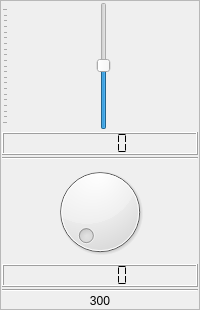
                     <widget class="QFrame" name="verticalFrame_14">
                      <property name="frameShape">
                       <enum>QFrame::StyledPanel</enum>
                      </property>
                      <layout class="QVBoxLayout" name="verticalLayout_13">
                       <property name="spacing">
                        <number>2</number>
                       </property>
                       <property name="leftMargin">
                        <number>1</number>
                       </property>
                       <property name="topMargin">
                        <number>1</number>
                       </property>
                       <property name="rightMargin">
                        <number>1</number>
                       </property>
                       <property name="bottomMargin">
                        <number>1</number>
                       </property>
                       <item>
                        <widget class="QSlider" name="eq_sld_9">
                         <property name="sizePolicy">
                          <sizepolicy hsizetype="Preferred" vsizetype="Expanding">
                           <horstretch>0</horstretch>
                           <verstretch>0</verstretch>
                          </sizepolicy>
                         </property>
                         <property name="minimumSize">
                          <size>
                           <width>0</width>
                           <height>128</height>
                          </size>
                         </property>
                         <property name="minimum">
                          <number>-300</number>
                         </property>
                         <property name="maximum">
                          <number>300</number>
                         </property>
                         <property name="singleStep">
                          <number>10</number>
                         </property>
                         <property name="value">
                          <number>1</number>
                         </property>
                         <property name="orientation">
                          <enum>Qt::Vertical</enum>
                         </property>
                         <property name="tickPosition">
                          <enum>QSlider::TicksAbove</enum>
                         </property>
                         <property name="tickInterval">
                          <number>30</number>
                         </property>
                        </widget>
                       </item>
                       <item>
                        <widget class="QLCDNumber" name="lcdNumber_80">
                         <property name="smallDecimalPoint">
                          <bool>true</bool>
                         </property>
                         <property name="segmentStyle">
                          <enum>QLCDNumber::Flat</enum>
                         </property>
                        </widget>
                       </item>
                       <item>
                        <widget class="Line" name="line_60">
                         <property name="orientation">
                          <enum>Qt::Horizontal</enum>
                         </property>
                        </widget>
                       </item>
                       <item>
                        <widget class="QDial" name="dial_9">
                         <property name="maximumSize">
                          <size>
                           <width>16777215</width>
                           <height>16777215</height>
                          </size>
                         </property>
                         <property name="minimum">
                          <number>1</number>
                         </property>
                         <property name="maximum">
                          <number>500</number>
                         </property>
                         <property name="singleStep">
                          <number>10</number>
                         </property>
                        </widget>
                       </item>
                       <item>
                        <widget class="QLCDNumber" name="lcdNumber_39">
                         <property name="smallDecimalPoint">
                          <bool>true</bool>
                         </property>
                         <property name="segmentStyle">
                          <enum>QLCDNumber::Flat</enum>
                         </property>
                        </widget>
                       </item>
                       <item>
                        <widget class="Line" name="line_9">
                         <property name="orientation">
                          <enum>Qt::Horizontal</enum>
                         </property>
                        </widget>
                       </item>
                       <item>
                        <widget class="QLabel" name="label_25">
                         <property name="text">
                          <string>300</string>
                         </property>
                         <property name="scaledContents">
                          <bool>true</bool>
                         </property>
                         <property name="alignment">
                          <set>Qt::AlignCenter</set>
                         </property>
                        </widget>
                       </item>
                      </layout>
                     </widget>
